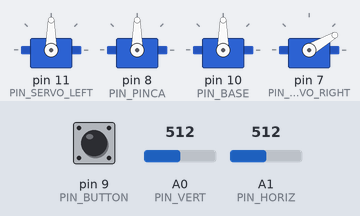
A sketch run on a simulated Arduino Uno, built with avr-gcc and run on an emulated ATmega328P. Parts: 4 × servo. The inputs (shaded band) are chosen by the test bench; at power-on: A1 (PIN_HORIZ) = 512, A0 (PIN_VERT) = 512, pin 9 (PIN_BUTTON) HIGH.

Above: at 1.2 s.
1.3 s: A1 (PIN_HORIZ) set to 582
2.8 s: A1 (PIN_HORIZ) set to 607
At 5.4 s:
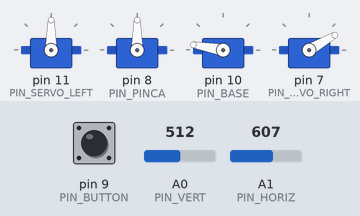
5.8 s: A0 (PIN_VERT) set to 409
7.3 s: A0 (PIN_VERT) set to 393
At 7.82 s:
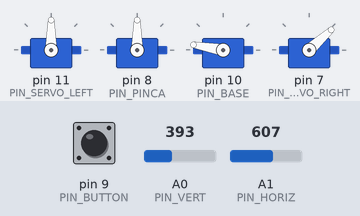
10.3 s: pin 9 (PIN_BUTTON) pulled LOW for 0.15 s
At 13.2 s:
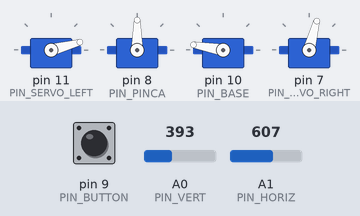
13.3 s: A1 (PIN_HORIZ) set to 409
14.8 s: A1 (PIN_HORIZ) set to 382
At 15.36 s:
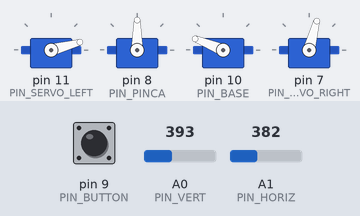
Timing chart, 0 to 21.0 s (numbered marks = the images above; inputs shaded):
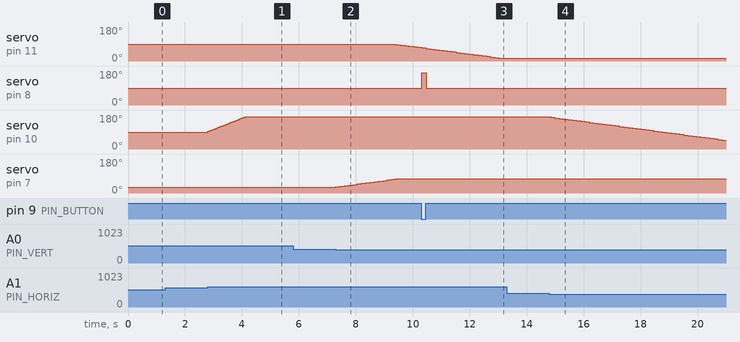

The sketch:

robot_mearm.ino
```cpp
#include <Servo.h>

// Definicion de pines
#define PIN_BASE        10
#define PIN_PINCA        8
#define PIN_SERVO_RIGHT  7
#define PIN_SERVO_LEFT  11
#define PIN_HORIZ       A1  // Ry
#define PIN_VERT        A0  // Rx
#define PIN_BUTTON       9  // SW

// Definición de los extremos de cada motor
#define BASE_MIN        10
#define BASE_MAX       170
#define RIGHT_DOWN      30
#define RIGHT_UP        75
#define LEFT_DOWN       90
#define LEFT_UP         15

// Definición de las posiciones iniciales de los motores
#define BASE_INICI      90
#define RIGHT_INICI     30
#define LEFT_INICI      90
#define PINCA_TANCADA   90
#define PINCA_OBERTA   170

// Definición de variables para los motores
Servo base;
Servo pinca;
Servo servoRight;
Servo servoLeft;

// Posiciona todos los motores a sus posiciones iniciales
int angleBase = BASE_INICI;
int angleRight = RIGHT_INICI;
int angleLeft = LEFT_INICI;

/* -----------------------------------------------------------
       ____  ____  ____  _  _  ____
      / ___)(  __)(_  _)/ )( \(  _ \
      \___ \ ) _)   )(  ) \/ ( ) __/
      (____/(____) (__) \____/(__)

   -----------------------------------------------------------
*/
void setup(){

  // Configuración de pins de cada motor
  servoLeft.attach(PIN_SERVO_LEFT);
  pinca.attach(PIN_PINCA);
  base.attach(PIN_BASE);
  servoRight.attach(PIN_SERVO_RIGHT);

  // Configuración del pin del boton del joystick
  pinMode(PIN_BUTTON, INPUT_PULLUP);

  // Posiciona los motores a la posición inicial
  base.write(angleBase);
  pinca.write(PINCA_TANCADA);
  servoRight.write(angleRight);
  servoLeft.write(angleLeft);

}

/* -----------------------------------------------------------
           __     __    __  ____
          (  )   /  \  /  \(  _ \
          / (_/\(  O )(  O )) __/
          \____/ \__/  \__/(__)

 -----------------------------------------------------------
*/
void loop() {

  /* -------------------------------------------------------
                  BASE
    -------------------------------------------------------
   */

  // ¿Movemos el joystick a la izquierda?
  if (analogRead (PIN_HORIZ) > 600)
  {
    // Aumentamos el ángulo de la base
    angleBase = angleBase + 3;

    // Mantenemos el servo en posiciones seguras
    if(angleBase >= BASE_MAX){
      angleBase = BASE_MAX;
    }

    // Actualizamos la posición del motor con el nuevo ángulo
    base.write(angleBase);
    delay(50);
  }

  // ¿Movemos el joystick a la derecha?
  if (analogRead (PIN_HORIZ) < 400)
  {
    // Decrementamos el ángulo de la base
    angleBase = angleBase - 3;

    // Mantenemos el servo en posiciones seguras
    if (angleBase <= BASE_MIN){
      angleBase = BASE_MIN;
    }
    base.write(angleBase);
    delay(50);
  }

  /* -------------------------------------------------------
                  PINÇA
    -------------------------------------------------------
  */
  // Si pulsamos el botón ...
  if (digitalRead (PIN_BUTTON) == 0)
  {
    // Abrimos pinza
    pinca.write(PINCA_OBERTA);
  }
  else // Si el botón no está pulsado...
  {    // Cerramos pinza
    pinca.write(PINCA_TANCADA);
  }

  /* -------------------------------------------------------
                  BRAÇ
    -------------------------------------------------------
   */

  // Si movemos el joystick hacia ARRIBA el brazo ha de moverse hacia abajo
  // La idea es mover primero el brazo izquierdo hasta llegar a un cierto ángulo,
  // a partir del cual, éste deja de moverse y comienza a bajar el brazo derecho.
  if (analogRead (PIN_VERT) > 600)
  {
    // Si el brazo no ha llegado a su extremos inferior...
    if (angleLeft < LEFT_DOWN)
    {
      // ... aumentamos el ángulo del motor izquierdo para que baje.
      angleLeft = angleLeft + 3;
      servoLeft.write(angleLeft);
    }
    else
    {
      // En este punto el brazo izquierdo ya ha llegado a su límite inferior,
      // comenzamos a bajar el brazo derecho
      angleRight = angleRight-3;

      // Si el brazo llega al límite inferior impedimos que pueda bajar más.
      if (angleRight <= RIGHT_DOWN)
      {
        angleRight = RIGHT_DOWN;
      }
      servoRight.write(angleRight);
    }

    delay(50);
  }

  // Si movemos el joystick hacia ABAJO el brazo ha de subir, realizando el
  // movimiento a la inversa, es decir, primero sube el brazo derecho y después
  // sube el brazo izquierdo.
  if (analogRead (PIN_VERT) < 400)
  {
    // Comenzamos a subir el brazo derecho
    angleRight = angleRight+3;

    // Cuando el brazo derecho llega al límite superior,
    // impedimos que pueda subir más.
    if(angleRight>=RIGHT_UP)
    {
      angleRight= RIGHT_UP;
    }
    servoRight.write(angleRight);

    // Si el motor derecho ha llegado a su límite superior...
    if(angleRight >= RIGHT_UP)
    {
      // ... disminuímos el ángulo del motor izquierdo para que suba
      // hasta llegar a su límite superior
      angleLeft = angleLeft - 3;
      if (angleLeft <= LEFT_UP)
      {
        angleLeft = LEFT_UP;
      }
      servoLeft.write (angleLeft);
    }
    delay(100);
  }


//<--Braç
}
```

Measured:
- the behaviour switches between 600 and 601 on A1 (PIN_HORIZ) (found by bisection; images 0 and 1)
- the behaviour switches between 400 and 399 on A0 (PIN_VERT) (found by bisection; images 1 and 2)
- the behaviour switches between 400 and 399 on A1 (PIN_HORIZ) (found by bisection; images 3 and 4)
- after the input at 1.3 s, every drawn part: stays the same
- after the input at 2.8 s, servo on pin 10 (PIN_BASE): moves from 90° to 170° over 1.3 s, starting at once
- after the input at 5.8 s, every drawn part: stays the same
- after the input at 7.3 s, servo on pin 11 (PIN_SERVO_LEFT): moves from 90° to 72° over 0.75 s, starting after 2.1 s; servo on pin 7 (PIN_SERVO_RIGHT): moves from 30° to 75° over 2.1 s, starting at once
- after the input at 10.3 s, servo on pin 8 (PIN_PINCA): 90° → 170° at once, → 90° 0.15 s later
- after the input at 13.3 s, every drawn part: stays the same
- after the input at 14.8 s, servo on pin 10 (PIN_BASE): moves from 170° to 47° over 6.0 s, starting at once
